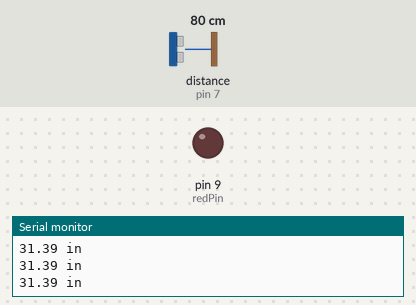
Simulated run of this sketch. Board: Arduino Uno, built with avr-gcc and run on an emulated ATmega328P. Parts: output pins drawn as LEDs (lit = HIGH), the last lines printed to the serial monitor. Wiring (inferred from the names in the program): ultrasonic range finder: trigger pin 6; echo pin 7. Dashed ring = blinking. The test bench sets the inputs (shaded band); at power-on: distance to the obstacle (sensor on pin 7) 80 cm. The echo pulse lasts 58.3 µs per cm; pins used as bus, display or sensor lines are not drawn.

Above: at 1.2 s.
1.3 s: distance to the obstacle (sensor on pin 7) set to 28 cm
2.8 s: distance to the obstacle (sensor on pin 7) set to 24 cm
At 3.11 s:
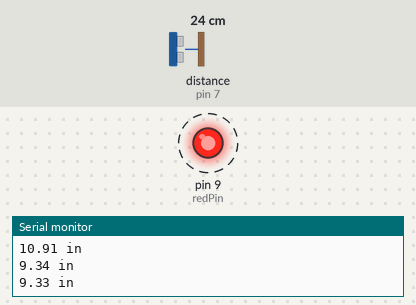
5.8 s: distance to the obstacle (sensor on pin 7) set to 35 cm
At 6.5 s:
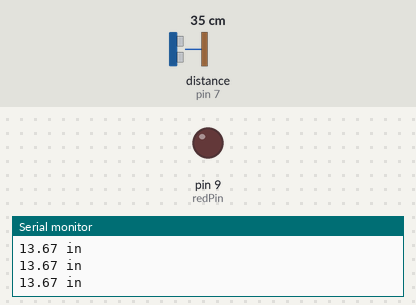
7.3 s: distance to the obstacle (sensor on pin 7) set to 2 cm
At 7.49 s:
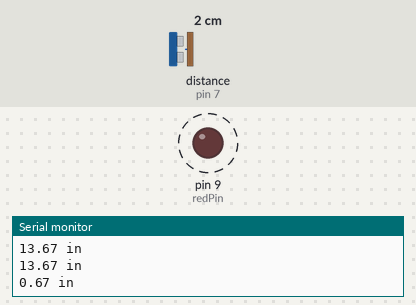
Timing chart, 0 to 11.3 s (numbered marks = the images above; inputs shaded):
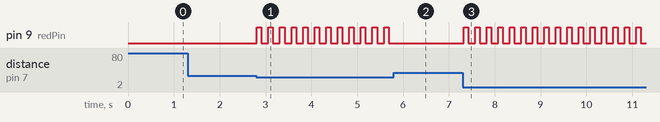

The sketch:

SonicSensorTest.ino
```cpp
/*
Sonic Sensor Test
*/

const int trigPin = 6;           // connects to the trigger pin on the distance sensor
const int echoPin = 7;           // connects to the echo pin on the distance sensor
const int redPin = 9;             // pin to control the red LED inside the RGB LED

float distance = 0;               // stores the distance measured by the distance sensor

void setup()
{
  Serial.begin (9600);        // set up a serial connection with the computer

  pinMode(trigPin, OUTPUT);   // the trigger pin will output pulses of electricity
  pinMode(echoPin, INPUT);    // the echo pin will measure the duration of pulses coming back from the distance sensor

  // set the LED pins to output
  pinMode(redPin, OUTPUT);
}

void loop() {
  distance = getDistance();   // variable to store the distance measured by the sensor

  Serial.print(distance);     // print the distance that was measured
  Serial.println(" in");      // print units after the distance

  if (distance <= 10) {                       // if the object is close

    // make the LED red
    digitalWrite(redPin, 255);
    delay(100);                   //wait 100 milliseconds
    digitalWrite(redPin, 0);
    delay(100);                   //wait 100 milliseconds

  } else {                                    // if the object is far away
    // turn the LED off
    digitalWrite(redPin, 0);
  }
  delay(50);      // delay 50ms between each reading
}

//------------------FUNCTIONS-------------------------------

// RETURNS THE DISTANCE MEASURED BY THE HC-SR04 DISTANCE SENSOR
float getDistance()
{
  float echoTime;                   // variable to store the time it takes for a ping to bounce off an object
  float calculatedDistance;         // variable to store the distance calculated from the echo time

  // send out an ultrasonic pulse that's 10ms long
  digitalWrite(trigPin, HIGH);
  delayMicroseconds(10);
  digitalWrite(trigPin, LOW);

  echoTime = pulseIn(echoPin, HIGH);      // use the pulsein command to see how long it takes for the
                                          // pulse to bounce back to the sensor

  calculatedDistance = echoTime / 148.0;  // calculate the distance of the object that reflected the pulse (half the bounce time multiplied by the speed of sound)

  return calculatedDistance;              // send back the distance that was calculated
}
```

Measured:
- the behaviour switches between 26 and 25 cm on distance to the obstacle (sensor on pin 7) (found by bisection; images 0 and 1)
- after the input at 2.8 s, pin 9 (redPin): alternates HIGH for 0.10 s and LOW for 0.15 s, starting at once
- after the input at 5.8 s, pin 9 (redPin): stops changing and stays LOW
- after the input at 7.3 s, pin 9 (redPin): alternates HIGH for 0.10 s and LOW for 0.15 s, starting at once
